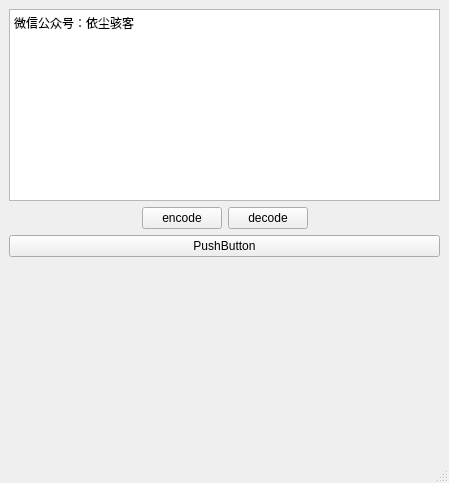
<?xml version="1.0" encoding="UTF-8"?>
<ui version="4.0">
 <class>MainWindow</class>
 <widget class="QMainWindow" name="MainWindow">
  <property name="geometry">
   <rect>
    <x>0</x>
    <y>0</y>
    <width>449</width>
    <height>483</height>
   </rect>
  </property>
  <property name="windowTitle">
   <string>MainWindow</string>
  </property>
  <widget class="QWidget" name="centralwidget">
   <layout class="QVBoxLayout" name="verticalLayout">
    <item>
     <widget class="QTextEdit" name="textEdit">
      <property name="html">
       <string>&lt;!DOCTYPE HTML PUBLIC &quot;-//W3C//DTD HTML 4.0//EN&quot; &quot;http://www.w3.org/TR/REC-html40/strict.dtd&quot;&gt;
&lt;html&gt;&lt;head&gt;&lt;meta name=&quot;qrichtext&quot; content=&quot;1&quot; /&gt;&lt;style type=&quot;text/css&quot;&gt;
p, li { white-space: pre-wrap; }
&lt;/style&gt;&lt;/head&gt;&lt;body style=&quot; font-family:'SimSun'; font-size:9pt; font-weight:400; font-style:normal;&quot;&gt;
&lt;p style=&quot; margin-top:0px; margin-bottom:0px; margin-left:0px; margin-right:0px; -qt-block-indent:0; text-indent:0px;&quot;&gt;&lt;span style=&quot; font-family:'Microsoft YaHei UI';&quot;&gt;微信公众号：依尘骇客&lt;/span&gt;&lt;/p&gt;&lt;/body&gt;&lt;/html&gt;</string>
      </property>
     </widget>
    </item>
    <item>
     <layout class="QHBoxLayout" name="horizontalLayout">
      <item>
       <spacer name="horizontalSpacer">
        <property name="orientation">
         <enum>Qt::Horizontal</enum>
        </property>
        <property name="sizeHint" stdset="0">
         <size>
          <width>40</width>
          <height>20</height>
         </size>
        </property>
       </spacer>
      </item>
      <item>
       <widget class="QPushButton" name="btnEncode">
        <property name="text">
         <string>encode</string>
        </property>
       </widget>
      </item>
      <item>
       <widget class="QPushButton" name="btnDecode">
        <property name="text">
         <string>decode</string>
        </property>
       </widget>
      </item>
      <item>
       <spacer name="horizontalSpacer_2">
        <property name="orientation">
         <enum>Qt::Horizontal</enum>
        </property>
        <property name="sizeHint" stdset="0">
         <size>
          <width>40</width>
          <height>20</height>
         </size>
        </property>
       </spacer>
      </item>
     </layout>
    </item>
    <item>
     <widget class="QPushButton" name="pushButton">
      <property name="text">
       <string>PushButton</string>
      </property>
     </widget>
    </item>
    <item>
     <widget class="QLabel" name="label">
      <property name="sizePolicy">
       <sizepolicy hsizetype="Expanding" vsizetype="Expanding">
        <horstretch>0</horstretch>
        <verstretch>0</verstretch>
       </sizepolicy>
      </property>
      <property name="text">
       <string/>
      </property>
     </widget>
    </item>
   </layout>
  </widget>
  <widget class="QMenuBar" name="menubar">
   <property name="geometry">
    <rect>
     <x>0</x>
     <y>0</y>
     <width>449</width>
     <height>23</height>
    </rect>
   </property>
  </widget>
  <widget class="QStatusBar" name="statusbar"/>
 </widget>
 <resources/>
 <connections/>
</ui>
